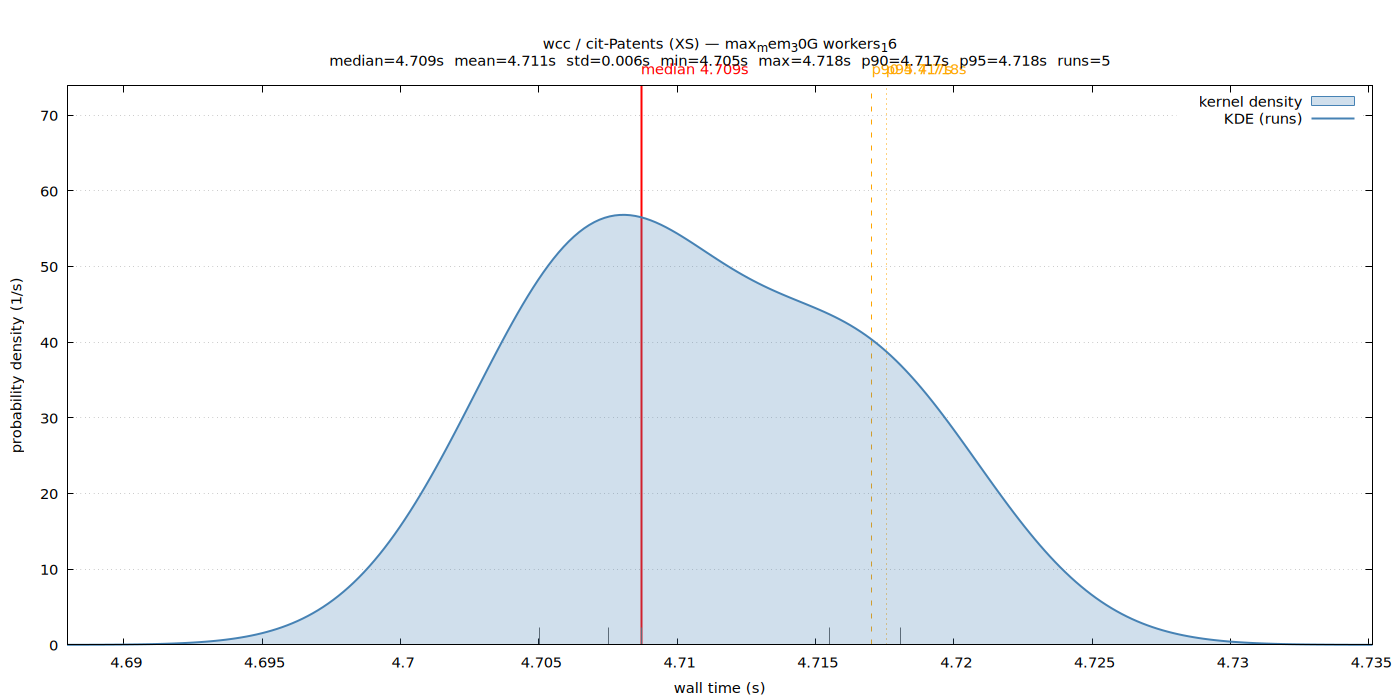

gnuplot code for this plot:
set terminal pngcairo size 1400,700 enhanced font 'Sans,11'
set output '/home/ubuntu/nvm/gfrs/wcc/XS/cit-Patents/max_mem_30G_workers_16/wall_time.png'
set title "wcc / cit-Patents (XS) — max_mem_30G workers_16\nmedian=4.709s  mean=4.711s  std=0.006s  min=4.705s  max=4.718s  p90=4.717s  p95=4.718s  runs=5"
set xlabel 'wall time (s)'
set ylabel 'probability density (1/s)'
set tmargin 5
set yrange [0:73.8801]
set xrange [4.687952:4.735139]
set grid y
set key top right
set arrow from 4.708698,0 to 4.708698,73.8801 nohead lc rgb 'red' lw 2
set label 'median 4.709s' at 4.708698,73.8801 offset char 0,1 tc rgb 'red'
set arrow from 4.717041,0 to 4.717041,73.8801 nohead lc rgb 'orange' lw 1 dt 2
set label 'p90 4.717s' at 4.717041,73.8801 offset char 0,1 tc rgb 'orange'
set arrow from 4.717555,0 to 4.717555,73.8801 nohead lc rgb 'orange' lw 1 dt 3
set label 'p95 4.718s' at 4.717555,73.8801 offset char 0,1 tc rgb 'orange'
set arrow from 4.715497,0 to 4.715497,2.27324 nohead lc rgb '#666666' lw 1
set arrow from 4.718070,0 to 4.718070,2.27324 nohead lc rgb '#666666' lw 1
set arrow from 4.707514,0 to 4.707514,2.27324 nohead lc rgb '#666666' lw 1
set arrow from 4.708698,0 to 4.708698,2.27324 nohead lc rgb '#666666' lw 1
set arrow from 4.705021,0 to 4.705021,2.27324 nohead lc rgb '#666666' lw 1
plot '/home/ubuntu/nvm/gfrs/wcc/XS/cit-Patents/max_mem_30G_workers_16/wall_time.dat' using 1:2 with filledcurves y=0 lc rgb '#4682b4' fs transparent solid 0.25 title 'kernel density', \
     '/home/ubuntu/nvm/gfrs/wcc/XS/cit-Patents/max_mem_30G_workers_16/wall_time.dat' using 1:2 with lines lw 2 lc rgb '#4682b4' title 'KDE (runs)'
